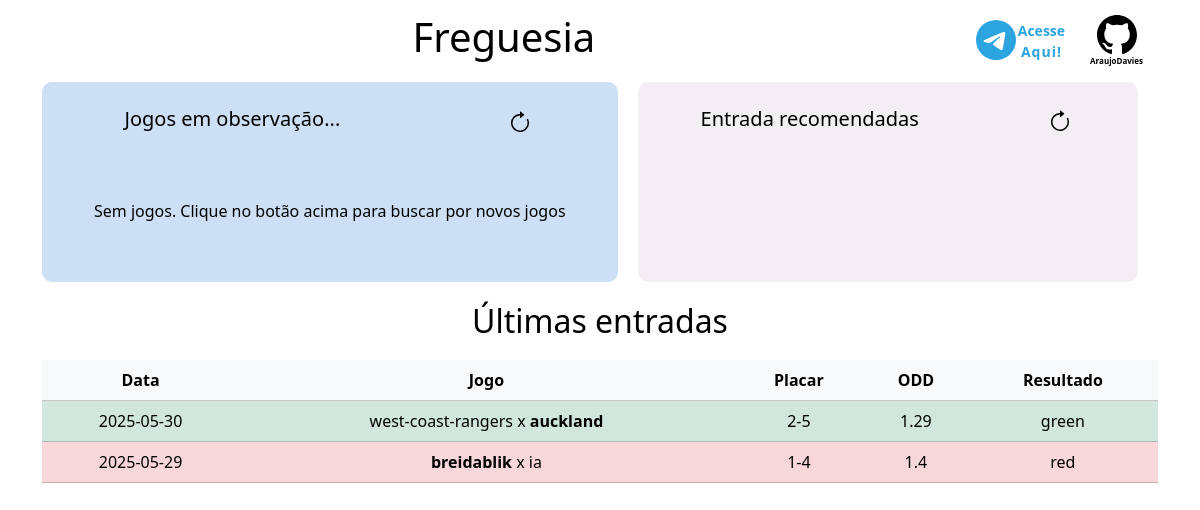
Page /freguesia on the earlier database version.
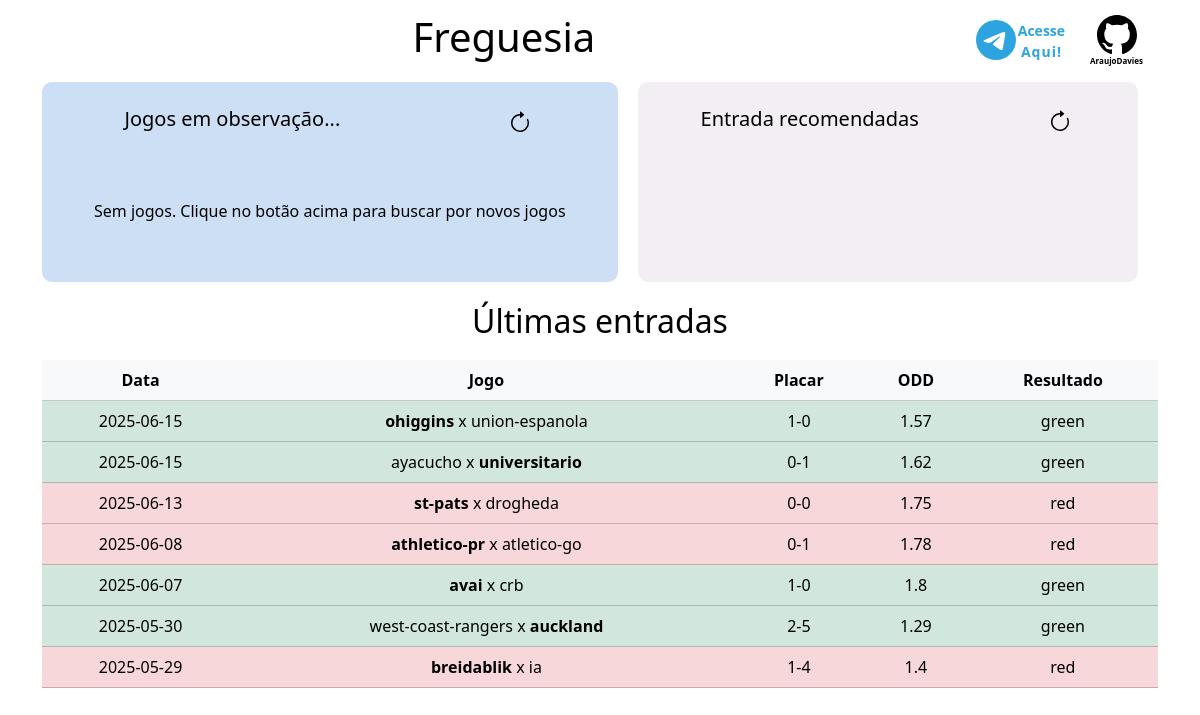
Same page on the later database version.
### app/db.py (models this page shows, shortened)
class Base(DeclarativeBase):
    pass

class PadraoFreguesia(Base):
    __tablename__ = "tbl_padrao_freguesia"
    id: Mapped[int] = mapped_column(primary_key=True)
    data_partida: Mapped[date] = mapped_column(nullable=True)
    campeonato: Mapped[str] = mapped_column(String(145))
    mandante: Mapped[str] = mapped_column(String(145))
    visitante: Mapped[str] = mapped_column(String(145))
    fregues: Mapped[FreguesEnum] = mapped_column(Enum(FreguesEnum), nullable=False)
    placar: Mapped[str] = mapped_column(String(45), nullable=True)
    odd_mandante: Mapped[float] = mapped_column(nullable=True)
    odd_visitante: Mapped[float] = mapped_column(nullable=True)
    resultado: Mapped[ResultadoEnum] = mapped_column(Enum(ResultadoEnum), nullable=True)
    url: Mapped[str] = mapped_column(String(255), nullable=False, unique=True)

### app/main.py (the view)
@app.route("/")
@app.route("/freguesia")
def freguesia():
    filter_lista_jogos_em_observacao, lista_jogos_recomendados, ultimas_entradas = (
        filtrar_jogos_em_observacao()
    )
    return render_template(
        "admin_content.html",
        lista_jogos_em_observacao=filter_lista_jogos_em_observacao,
        lista_jogos_recomendados=lista_jogos_recomendados,
        ultimas_entradas=ultimas_entradas
    )

### app/templates/admin_content.html (shortened to what this page needs)
{% extends "base.html" %}
{% block content %}
<div class="bloco-2">
    <div class="section-observacao">
        <div class="cabecalho-bloco-2">
            <h5 value="dasdsa">Jogos em observação...</h5>
            <button>
                <svg id="observacao" data-url="{{ url_for('jogos_em_observacao' )}}" xmlns="http://www.w3.org/2000/svg" width="30" height="30" fill="currentColor" class="bi bi-arrow-clockwise" viewBox="0 0 16 16">
                    <path fill-rule="evenodd" d="M8 3a5 5 0 1 0 4.546 2.914.5.5 0 0 1 .908-.417A6 6 0 1 1 8 2z"/>
                    <path d="M8 4.466V.534a.25.25 0 0 1 .41-.192l2.36 1.966c.12.1.12.284 0 .384L8.41 4.658A.25.25 0 0 1 8 4.466"/>
                </svg>
            </button>
        </div>
        <div class="base-entradas-bloco-2">
            {% if not lista_jogos_em_observacao %}
                <div class="sem-dados"> Sem jogos. Clique no botão acima para buscar por novos jogos</div>
            {% endif %}
        </div>
    </div>
    <div class="section-recomendadas">
        <div class="cabecalho-bloco-2">
            <h5>Entrada recomendadas</h5>
            <a href="{{ url_for('atualizar_entradas') }}" >
        </div>
    </div>
</div>
<div class="bloco-3">
    <div class="cabecalho-bloco-3-1">
        <h2>Últimas entradas</h2>
    </div>
    <table class="table">
        <thead>
            <tr class="table-light">
                <th>Data</th>
                <th>Jogo</th>
                <th>Placar</th>
                <th>ODD</th>
                <th>Resultado</th>
            </tr>
        </thead>
        <tbody>
            {% for entrada in ultimas_entradas %}
                {% if entrada.resultado.name == "green" %}
                    <tr class="table-success">
                {% elif entrada.resultado.name == "red" %}
                    <tr class="table-danger">
                {% endif %}
                    <td>{{ entrada.data_partida }}</td>
                    <td>
                        <a href="{{ entrada.url }}" target="_blank">
                        {% if entrada.fregues.name == "visitante" %}
                            <b>{{ entrada.mandante }}</b> x {{ entrada.visitante }}
                        {% elif entrada.fregues.name == "mandante" %}
                            {{ entrada.mandante }} x <b>{{ entrada.visitante }}</b>
                        {% endif %}
                        </a>
                    </td>
                    <td>{{ entrada.placar }}</td>
                    <td>
                        {% if entrada.fregues.name == "visitante" %}
                            {{ entrada.odd_mandante }}
                        {% elif entrada.fregues.name == "mandante" %}
                            {{ entrada.odd_visitante }}
                        {% endif %}
                    </td>
                    <td>{{ entrada.resultado.name }}</td>
                </tr>
            {% endfor %}
        </tbody>
    </table>
</div>
{% endblock %}

### app/templates/base.html (shortened to what this page needs)
<!DOCTYPE html>
<html lang="pt-br">
    <head>
        <link rel="stylesheet" href="{{ url_for('static', filename='style.css') }}">
        <link rel="stylesheet" href="{{ url_for('static', filename='bootstrap.min.css') }}">
    </head>
    <body>
        <div class="container">
            {% include "header.html" %}
            {% block content %}{% endblock %}
        </div>
    </body>
</html>

### app/templates/header.html (shortened to what this page needs)
<div class="bloco-1">
    <header>
        <div class="page-title">
            <h1>Freguesia</h1>
            <a href="#" target="_blank">
                <div class="telegram-icon">
                    <div class="entre-agora">
                        <div>
                            Acesse
                        </div>
                        <div style="letter-spacing: 1px;">
                            Aqui!
                        </div>
                    </div>
                </div>
            </a>
            <div class="github-icon">
                <a href="https://github.com/AraujoDavies" target="_blank">
                    <div>
                        AraujoDavies
                    </div>
                </a>
            </div>
        </div>
    </header>
</div>

### app/static/style.css (style rules this page uses)
body { margin: 0; display: flex; justify-content: center; align-items: center; font-family: Verdana, Geneva, Tahoma, sans-serif; }
button { all: unset; cursor: pointer; }
a { cursor: pointer; }
div a { text-decoration: none; color: rgb(0, 0, 0); }
.bi-arrow-clockwise { padding: 3px; transition: transform 1s ease; }
.container { width: 500px; color: black; text-align: center; }
.bloco-1 { padding: 0px; }
.page-title { display: flex; flex: 1; align-items: center; }
.page-title h1 { flex: 2 }
.bloco-2 { display: flex; flex: 1; width: 100%; min-height: 200px; gap: 20px; }
.section-observacao { flex: 1.15; display: flex; flex-direction: column; background-color: #CCDFF4; border-radius: 10px; }
.section-recomendadas { flex: 1; border-radius: 10px; display: flex; flex-direction: column; background-color: #F3EEF3; }
.bloco-3 { min-height: 100vh; }
.cabecalho-bloco-3-1 { display: flex; flex: 1; align-items: center; }
.cabecalho-bloco-3-1 h2 { flex: 2; margin: 20px 0; }
.cabecalho-bloco-2 { display: flex; justify-content: space-around; padding: 25px 0; }
.base-entradas-bloco-2 { align-content: center; padding: 0 25px; margin-bottom: 25px; flex: 1; }
table { width: 100%; }
.github-icon { display: flex; flex-direction: row; padding: 15px; font-weight: bold; font-size: 8px; }
.telegram-icon { display: flex; padding: 10px; }
a .telegram-icon { padding: 10px; color: #2BA4DF; font-weight: bold; }
.entre-agora { text-align: center; align-content: center; font-size: 14px; margin-left: 2px; }

Differences in the rows shown:
added PadraoFreguesia: data_partida "2025-06-15", mandante "ohiggins", visitante "union-espanola", placar "1-0", odd_mandante "1.57", resultado.name "green"
added PadraoFreguesia: data_partida "2025-06-15", mandante "ayacucho", visitante "universitario", placar "0-1", odd_visitante "1.62", resultado.name "green"
added PadraoFreguesia: data_partida "2025-06-13", mandante "st-pats", visitante "drogheda", placar "0-0", odd_mandante "1.75", resultado.name "red"
added PadraoFreguesia: data_partida "2025-06-08", mandante "athletico-pr", visitante "atletico-go", placar "0-1", odd_mandante "1.78", resultado.name "red"
added PadraoFreguesia: data_partida "2025-06-07", mandante "avai", visitante "crb", placar "1-0", odd_mandante "1.8", resultado.name "green"
